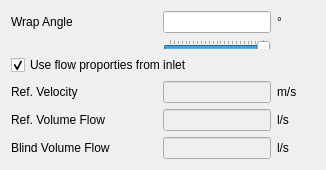
      <widget class="QWidget" name="page_spiral">
       <property name="geometry">
        <rect>
         <x>0</x>
         <y>0</y>
         <width>326</width>
         <height>161</height>
        </rect>
       </property>
       <attribute name="label">
        <string>Spiral Area</string>
       </attribute>
       <layout class="QGridLayout" name="gridLayout_2">
        <item row="1" column="2">
         <widget class="QSlider" name="horizontalSlider_wrap_angle">
          <property name="sizePolicy">
           <sizepolicy hsizetype="Minimum" vsizetype="Fixed">
            <horstretch>0</horstretch>
            <verstretch>0</verstretch>
           </sizepolicy>
          </property>
          <property name="maximumSize">
           <size>
            <width>16777215</width>
            <height>10</height>
           </size>
          </property>
          <property name="minimum">
           <number>0</number>
          </property>
          <property name="maximum">
           <number>360</number>
          </property>
          <property name="pageStep">
           <number>5</number>
          </property>
          <property name="value">
           <number>360</number>
          </property>
          <property name="orientation">
           <enum>Qt::Horizontal</enum>
          </property>
          <property name="invertedAppearance">
           <bool>false</bool>
          </property>
          <property name="tickPosition">
           <enum>QSlider::TicksAbove</enum>
          </property>
          <property name="tickInterval">
           <number>15</number>
          </property>
         </widget>
        </item>
        <item row="0" column="3">
         <widget class="QLabel" name="label_56">
          <property name="text">
           <string>°</string>
          </property>
         </widget>
        </item>
        <item row="0" column="2">
         <widget class="QLineEdit" name="lineEdit_wrap_angle">
          <property name="sizePolicy">
           <sizepolicy hsizetype="Minimum" vsizetype="Fixed">
            <horstretch>0</horstretch>
            <verstretch>0</verstretch>
           </sizepolicy>
          </property>
         </widget>
        </item>
        <item row="0" column="0">
         <widget class="QLabel" name="label_55">
          <property name="sizePolicy">
           <sizepolicy hsizetype="Minimum" vsizetype="Preferred">
            <horstretch>0</horstretch>
            <verstretch>0</verstretch>
           </sizepolicy>
          </property>
          <property name="minimumSize">
           <size>
            <width>100</width>
            <height>0</height>
           </size>
          </property>
          <property name="text">
           <string>Wrap Angle</string>
          </property>
         </widget>
        </item>
        <item row="3" column="0">
         <widget class="QLabel" name="label_53">
          <property name="sizePolicy">
           <sizepolicy hsizetype="Minimum" vsizetype="Preferred">
            <horstretch>0</horstretch>
            <verstretch>0</verstretch>
           </sizepolicy>
          </property>
          <property name="minimumSize">
           <size>
            <width>100</width>
            <height>0</height>
           </size>
          </property>
          <property name="text">
           <string>Ref. Velocity</string>
          </property>
         </widget>
        </item>
        <item row="3" column="2">
         <widget class="QLineEdit" name="lineEdit_ref_inlet_cu">
          <property name="enabled">
           <bool>false</bool>
          </property>
          <property name="sizePolicy">
           <sizepolicy hsizetype="Minimum" vsizetype="Fixed">
            <horstretch>0</horstretch>
            <verstretch>0</verstretch>
           </sizepolicy>
          </property>
         </widget>
        </item>
        <item row="2" column="0" colspan="4">
         <widget class="QCheckBox" name="checkBox_set_inlet_flow">
          <property name="text">
           <string>Use flow proporties from inlet</string>
          </property>
          <property name="checked">
           <bool>true</bool>
          </property>
          <property name="tristate">
           <bool>false</bool>
          </property>
         </widget>
        </item>
        <item row="4" column="2">
         <widget class="QLineEdit" name="lineEdit_ref_vol_flow">
          <property name="enabled">
           <bool>false</bool>
          </property>
          <property name="sizePolicy">
           <sizepolicy hsizetype="Minimum" vsizetype="Fixed">
            <horstretch>0</horstretch>
            <verstretch>0</verstretch>
           </sizepolicy>
          </property>
         </widget>
        </item>
        <item row="4" column="3">
         <widget class="QLabel" name="label_50">
          <property name="text">
           <string>l/s</string>
          </property>
         </widget>
        </item>
        <item row="3" column="3">
         <widget class="QLabel" name="label_54">
          <property name="text">
           <string>m/s</string>
          </property>
         </widget>
        </item>
        <item row="5" column="0">
         <widget class="QLabel" name="label_51">
          <property name="sizePolicy">
           <sizepolicy hsizetype="Minimum" vsizetype="Preferred">
            <horstretch>0</horstretch>
            <verstretch>0</verstretch>
           </sizepolicy>
          </property>
          <property name="minimumSize">
           <size>
            <width>100</width>
            <height>0</height>
           </size>
          </property>
          <property name="text">
           <string>Blind Volume Flow</string>
          </property>
         </widget>
        </item>
        <item row="5" column="2">
         <widget class="QLineEdit" name="lineEdit_blind_vol_flow">
          <property name="enabled">
           <bool>false</bool>
          </property>
          <property name="sizePolicy">
           <sizepolicy hsizetype="Minimum" vsizetype="Fixed">
            <horstretch>0</horstretch>
            <verstretch>0</verstretch>
           </sizepolicy>
          </property>
         </widget>
        </item>
        <item row="5" column="3">
         <widget class="QLabel" name="label_52">
          <property name="text">
           <string>l/s</string>
          </property>
         </widget>
        </item>
        <item row="4" column="0">
         <widget class="QLabel" name="label_49">
          <property name="sizePolicy">
           <sizepolicy hsizetype="Minimum" vsizetype="Preferred">
            <horstretch>0</horstretch>
            <verstretch>0</verstretch>
           </sizepolicy>
          </property>
          <property name="minimumSize">
           <size>
            <width>100</width>
            <height>0</height>
           </size>
          </property>
          <property name="text">
           <string>Ref. Volume Flow</string>
          </property>
         </widget>
        </item>
        <item row="0" column="1">
         <spacer name="horizontalSpacer_4">
          <property name="orientation">
           <enum>Qt::Horizontal</enum>
          </property>
          <property name="sizeType">
           <enum>QSizePolicy::Minimum</enum>
          </property>
          <property name="sizeHint" stdset="0">
           <size>
            <width>40</width>
            <height>20</height>
           </size>
          </property>
         </spacer>
        </item>
        <item row="6" column="2">
         <spacer name="verticalSpacer_5">
          <property name="orientation">
           <enum>Qt::Vertical</enum>
          </property>
          <property name="sizeHint" stdset="0">
           <size>
            <width>20</width>
            <height>40</height>
           </size>
          </property>
         </spacer>
        </item>
       </layout>
      </widget>
